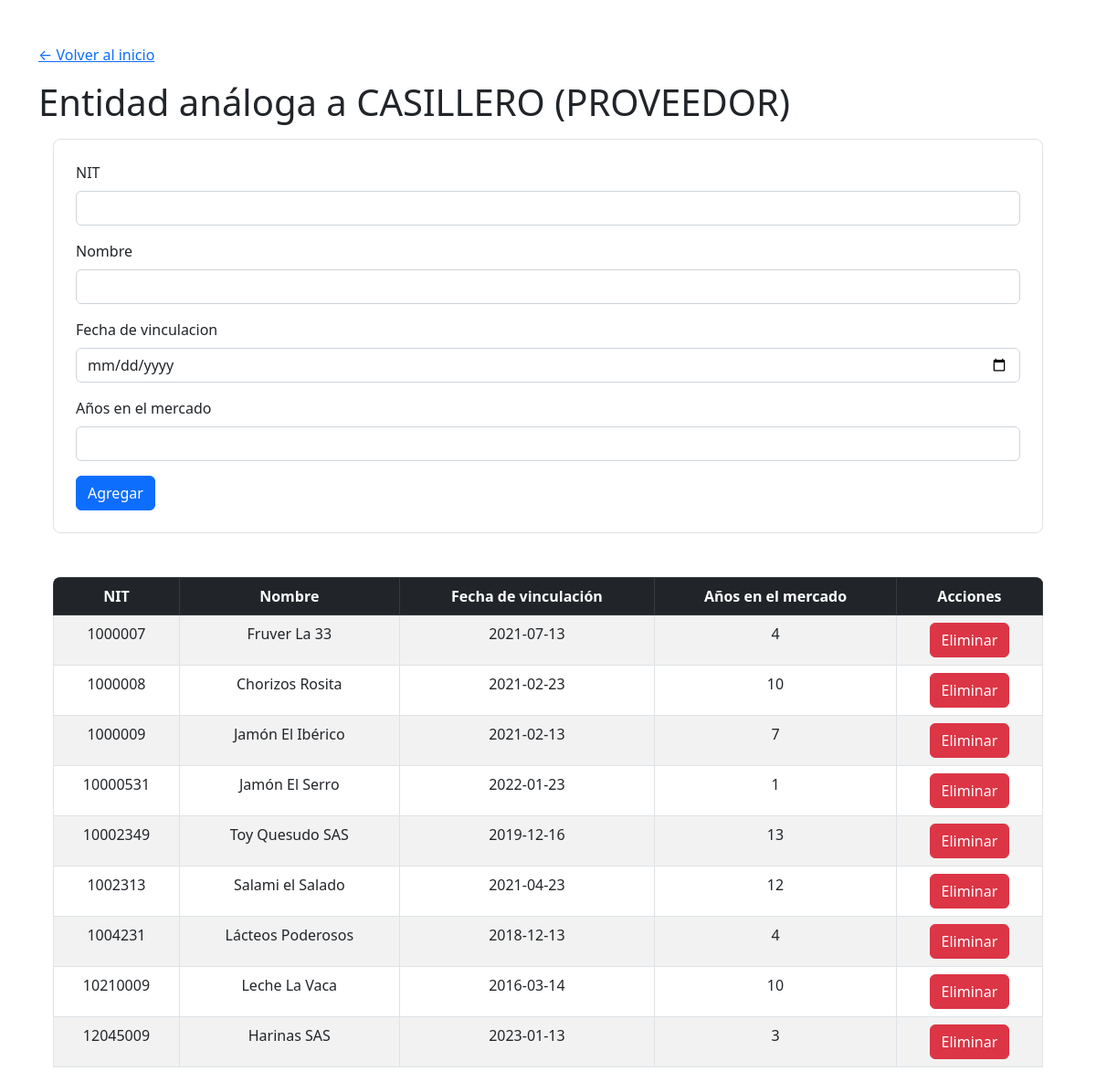
The page /proveedor/proveedor.php on the database its author committed.
### tables this page shows
CREATE TABLE proveedor
(
nit VARCHAR(20) PRIMARY KEY,
nombre VARCHAR(20) NOT NULL,
fecha_vinculacion DATE NOT NULL,
anios_en_mercado INT NOT NULL DEFAULT 0
);

### proveedor/proveedor_select.php (called while the page is built, shortened)
<?php
require('../config/conexion.php');
$query = "SELECT * FROM proveedor";
$resultadoProveedor = mysqli_query($conn, $query) or die(mysqli_error($conn));

### proveedor/proveedor.php (the view, shortened to what this page needs)
<?php
include "../includes/header.php";
?>
<h1 class="mt-3">Entidad análoga a CASILLERO (PROVEEDOR)</h1>
<div class="formulario p-4 m-3 border rounded-3">
    <form action="proveedor_insert.php" method="post" class="form-group">
        <div class="mb-3">
            <label for="nit" class="form-label">NIT</label>
            <input type="text" class="form-control" id="nit" name="nit" required>
        </div>
        <div class="mb-3">
            <label for="nombre" class="form-label">Nombre</label>
            <input type="text" class="form-control" id="nombre" name="nombre" required>
        </div>
        <div class="mb-3">
            <label for="fecha_vinculacion" class="form-label">Fecha de vinculacion</label>
            <input type="date" class="form-control" id="fecha_vinculacion" name="fecha_vinculacion" required>
        </div>
        <div class="mb-3">
            <label for="anios_en_mercado" class="form-label">Años en el mercado</label>
            <input type="number" class="form-control" id="anios_en_mercado" name="anios_en_mercado" required>
        </div>
        <button type="submit" class="btn btn-primary">Agregar</button>
    </form>
</div>
<?php
require("proveedor_select.php");
if($resultadoProveedor and $resultadoProveedor->num_rows > 0):
?>
<div class="tabla mt-5 mx-3 rounded-3 overflow-hidden">
    <table class="table table-striped table-bordered">
        <thead class="table-dark">
            <tr>
                <th scope="col" class="text-center">NIT</th>
                <th scope="col" class="text-center">Nombre</th>
                <th scope="col" class="text-center">Fecha de vinculación</th>
                <th scope="col" class="text-center">Años en el mercado</th>
                <th scope="col" class="text-center">Acciones</th>
            </tr>
        </thead>
        <tbody>
            <?php
            foreach ($resultadoProveedor as $fila):
            ?>
            <tr>
                <td class="text-center"><?= $fila["nit"]; ?></td>
                <td class="text-center"><?= $fila["nombre"]; ?></td>
                <td class="text-center"><?= $fila["fecha_vinculacion"]; ?></td>
                <td class="text-center"><?= $fila["anios_en_mercado"]; ?></td>
                <td class="text-center">
                    <form action="proveedor_delete.php" method="post">
                        <button type="submit" class="btn btn-danger">Eliminar</button>
                    </form>
                </td>
            </tr>
            <?php
            endforeach;
            ?>
        </tbody>
    </table>
</div>
<?php
endif;
include "../includes/footer.php";
?>

### rows shown on the page
proveedor: nit "1000007", nombre "Fruver La 33", fecha_vinculacion "2021-07-13", anios_en_mercado "4"
proveedor: nit "1000008", nombre "Chorizos Rosita", fecha_vinculacion "2021-02-23", anios_en_mercado "10"
proveedor: nit "1000009", nombre "Jamón El Ibérico", fecha_vinculacion "2021-02-13", anios_en_mercado "7"
proveedor: nit "10000531", nombre "Jamón El Serro", fecha_vinculacion "2022-01-23", anios_en_mercado "1"
proveedor: nit "10002349", nombre "Toy Quesudo SAS", fecha_vinculacion "2019-12-16", anios_en_mercado "13"
proveedor: nit "1002313", nombre "Salami el Salado", fecha_vinculacion "2021-04-23", anios_en_mercado "12"
proveedor: nit "1004231", nombre "Lácteos Poderosos", fecha_vinculacion "2018-12-13", anios_en_mercado "4"
proveedor: nit "10210009", nombre "Leche La Vaca", fecha_vinculacion "2016-03-14", anios_en_mercado "10"
proveedor: nit "12045009", nombre "Harinas SAS", fecha_vinculacion "2023-01-13", anios_en_mercado "3"
